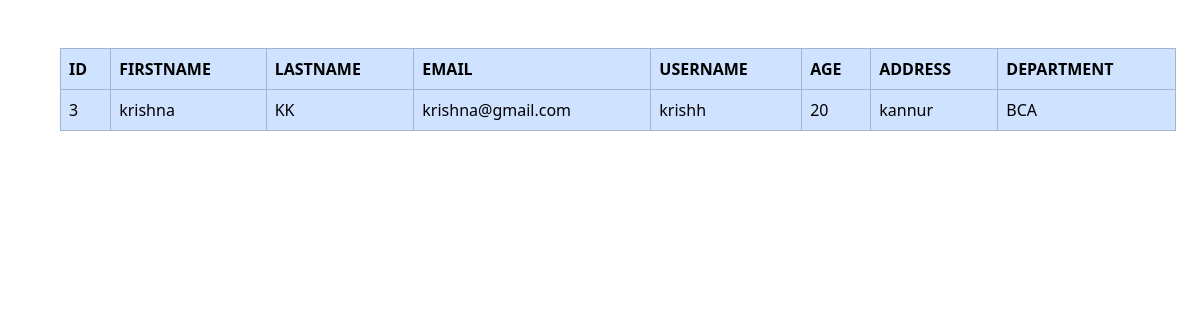
Screenshot of /depbystudent (signed in) with the database file from the repository.
### clgapp/models.py (models this page shows)
class Student(models.Model):
    depid=models.ForeignKey(Department,on_delete=models.CASCADE)
    sid=models.ForeignKey(User,on_delete=models.CASCADE)
    Age=models.IntegerField()
    Address=models.CharField(max_length=100)

class User(AbstractUser):
    usertype=models.CharField(max_length=50)

class Department(models.Model):
    Dep_name=models.CharField(max_length=100)

### clgapp/views.py (the view)
# urls.py: path('depbystudent',views.depbystudent,name='depbystudent'),
def depbystudent(request):
    teacher=Teacher.objects.get(tid=request.user)
    department_students=Student.objects.filter(depid=teacher.depid)
    return render(request,'department_students.html',{'x1':department_students})

### clgapp/templates/department_students.html (shortened to what this page needs)
<!DOCTYPE html>
<html lang="en">
<head>
    <link href="https://cdn.jsdelivr.net/npm/bootstrap@5.3.3/dist/css/bootstrap.min.css" rel="stylesheet">
</head>
</head>
<body>
    <div class="container m-5">
    <table  class="table table-bordered table-primary">
        <tr>
            <th>ID</th>
            <th>FIRSTNAME</th>
            <th>LASTNAME</th>
            <th>EMAIL</th>
            <th>USERNAME</th>
            <th>AGE</th>
            <th>ADDRESS</th>
            <th>DEPARTMENT</th>
        </tr>
        {% for i in x1 %}
        <tr>
            <td>{{i.id}}</td>
            <td>{{i.sid.first_name}}</td>
            <td>{{i.sid.last_name}}</td>
            <td>{{i.sid.email}}</td>
            <td>{{i.sid.username}}</td>
            <td>{{i.Age}}</td>
            <td>{{i.Address}}</td>
            <td>{{i.depid.Dep_name}}</td>
        </tr>
        {% endfor %}
    </table>
</div>
</body>
</html>

### rows the page displays
Student: id "3", sid.first_name "krishna", sid.last_name "KK", sid.email "krishna@gmail.com", sid.username "krishh", Age "20", Address "kannur", depid.Dep_name "BCA"
